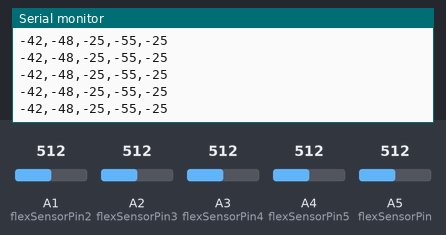
Recording of a sketch running on a simulated Arduino Uno, built with avr-gcc and run on an emulated ATmega328P. On the bench: the last lines printed to the serial monitor. The test bench sets the inputs (shaded band); at power-on: A1 (flexSensorPin2) = 512, A2 (flexSensorPin3) = 512, A3 (flexSensorPin4) = 512, A4 (flexSensorPin5) = 512, A5 (flexSensorPin) = 512.

Above: at 1.2 s.
1.3 s: A1 (flexSensorPin2) set to 716
At 1.45 s:
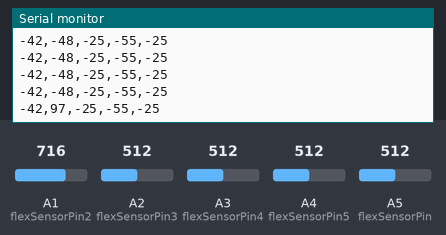
2.8 s: A2 (flexSensorPin3) set to 716
At 2.83 s:
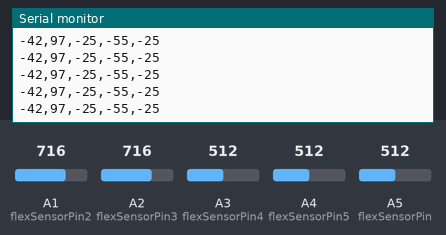
4.3 s: A3 (flexSensorPin4) set to 716
At 4.3 s:
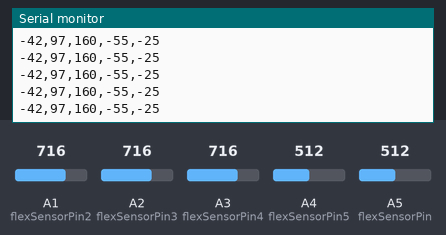
5.8 s: A4 (flexSensorPin5) set to 716
At 5.83 s:
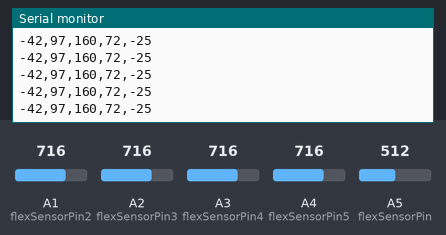
7.3 s: A5 (flexSensorPin) set to 716
At 7.37 s:
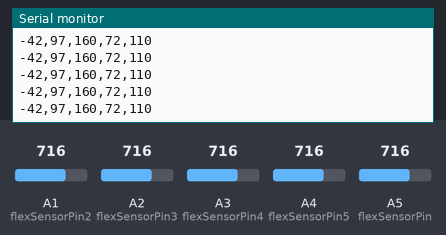
8.8 s: A1 (flexSensorPin2) set to 992
At 8.83 s:
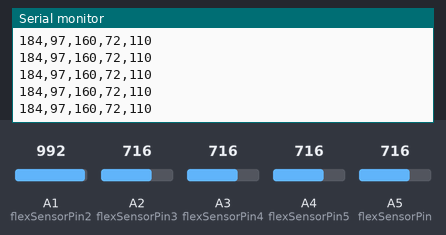
Timing chart, 0 to 11.3 s (numbered marks = the images above; inputs shaded):
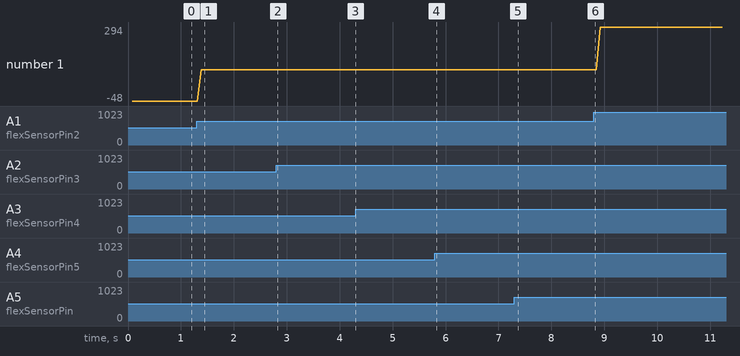

The sketch:

flex1.ino
```cpp
const int flexSensorPin = A5; //analog pin 0
const int flexSensorPin2 = A1;
const int flexSensorPin3 = A2;
const int flexSensorPin4 = A3;
const int flexSensorPin5 = A4;

void setup(){
Serial.begin(9600);

//blink test
//pinMode(LED_BUILTIN, OUTPUT);


/*
const float STRAIGHT_RESISTANCE =285; // L平直时的电阻值       需修改
const float BEND_RESISTANCE =560;    // L180度弯曲时的电阻值  需修改

const float STRAIGHT_RESISTANCEs =615; // s平直时的电阻值       需修改
const float BEND_RESISTANCEs =820;    // s180度弯曲时的电阻值  需修改
*/
}

void loop(){

//digitalWrite(LED_BUILTIN, HIGH);   // turn the LED on (HIGH is the voltage level)
//digitalWrite(LED_BUILTIN, LOW);

int flexSensorReading = analogRead(flexSensorPin);
int flexSensorReading2 = analogRead(flexSensorPin2);
int flexSensorReading3 = analogRead(flexSensorPin3);
int flexSensorReading4 = analogRead(flexSensorPin4);
int flexSensorReading5 = analogRead(flexSensorPin5);


      //the short one is 612-820
      //the loger one is 285-560
int flex0to100 = map(flexSensorReading, 550, 640, 0, 100);
int flex0to200 = map(flexSensorReading2, 580, 720, 0, 100);
int flex0to300 = map(flexSensorReading3, 540, 650, 0, 100);
int flex0to400 = map(flexSensorReading4, 600, 760, 0, 100);
int flex0to500 = map(flexSensorReading5, 550, 700, 0, 100);


int numbeReads = 15 ;
int senseSum1, senseSum2, senseSum3, senseSum4, senseSum5=0 ;
int delayTime = 1;

// 100 average
for (int k=0; k<numbeReads;k++)
{
  senseSum1 += flex0to100;
  delay(delayTime);
}
int flex0to1=senseSum1/numbeReads;


// 200 average
for (int k=0; k<numbeReads;k++)
{
  senseSum2 += flex0to200;
  delay(delayTime);
}
int flex0to2=senseSum2/numbeReads;


// 300 average
for (int k=0; k<numbeReads;k++)
{
  senseSum3 += flex0to300;
  delay(delayTime);
}
int flex0to3=senseSum3/numbeReads;


// 400 average
for (int k=0; k<numbeReads;k++)
{
  senseSum4 += flex0to400;
  delay(delayTime);
}
int flex0to4=senseSum4/numbeReads;


// 500 average
for (int k=0; k<numbeReads;k++)
{
  senseSum5 += flex0to500;
  delay(delayTime);
}
int flex0to5=senseSum5/numbeReads;


//right
Serial.println(String(flex0to1)+","+String( flex0to2)+","+String( flex0to3)+","+String( flex0to4)+","+String( flex0to5));
//origin
//Serial.println(String(flexSensorReading)+","+String(flexSensorReading2)+","+String( flexSensorReading3)+","+String( flexSensorReading4)+","+String( flexSensorReading5));
//singal
//Serial.println(String( flexSensorReading4));
//Serial.println(String( flex0to4));
//Serial.println(String( flexSensorReading4));
}
```

Measured:
- after the input at 1.3 s, the serial monitor: prints a new line after 0.08 s (image 1)
- plotted number 1: -48 → 97 after the input at 1.3 s, 97 → 294 after the input at 8.8 s
